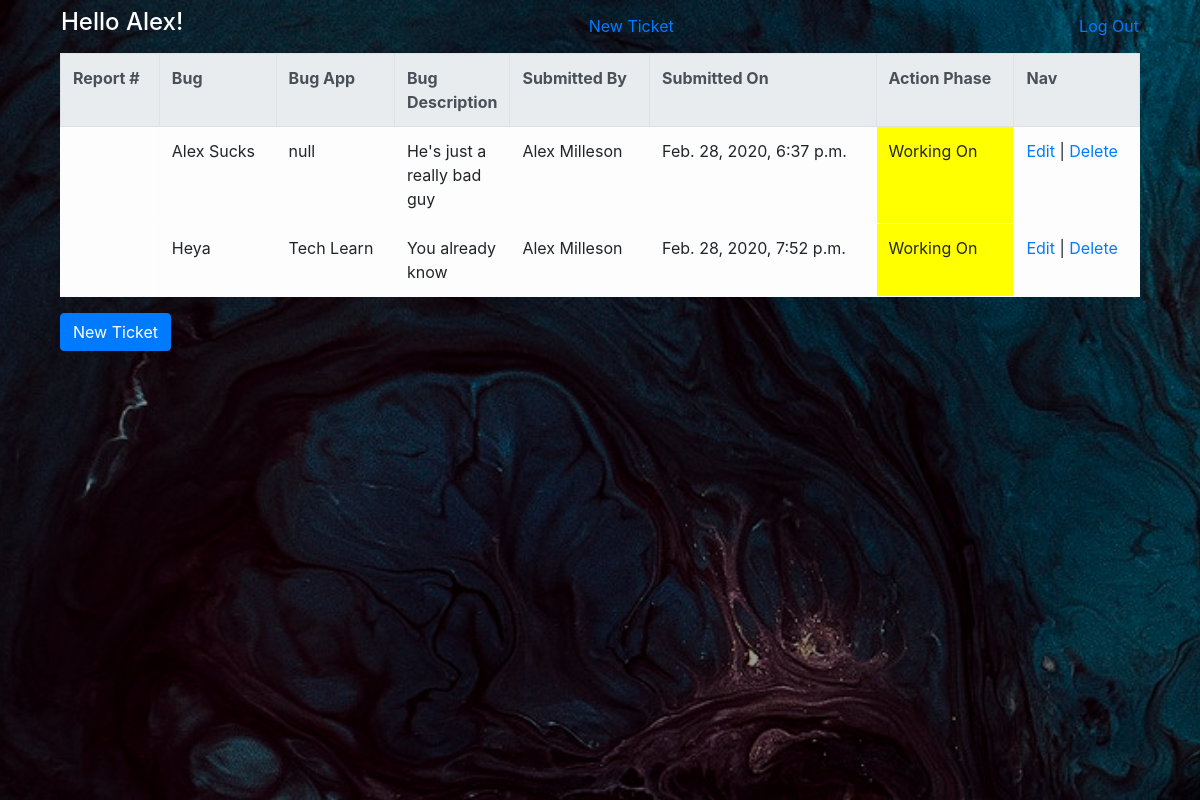
The page /dashboard (signed in) on the database its author committed.
### bug/models.py (models this page shows)
class User(models.Model):
    first_name = models.CharField(max_length=45)
    last_name = models.CharField(max_length=45)
    email = models.CharField(max_length=45)
    password = models.CharField(max_length=255)
    admin = models.IntegerField(default=0)
    created_at = models.DateTimeField(auto_now_add=True)
    updated_at = models.DateTimeField(auto_now=True)
    objects = UserManager()

class Ticket(models.Model):
    name = models.CharField(max_length=45)
    app = models.CharField(max_length=45)
    description = models.TextField()
    creator = models.ForeignKey(User, related_name="submitter", on_delete = models.CASCADE)
    action_phase = models.IntegerField(default=0)
    created_at = models.DateTimeField(auto_now_add=True)
    updated_at = models.DateTimeField(auto_now=True)
    objects = TicketManager()

### bug/views.py (the view)
# urls.py: path('dashboard', views.dashboard),
def dashboard(request):
    context = {
        'user' : User.objects.get(id = request.session['userid']),
        'ticket' : Ticket.objects.filter(creator = request.session['userid']),
    }
    return render(request, 'dashboard.html', context)

### bug/templates/dashboard.html (shortened to what this page needs)
<!DOCTYPE html>
<html lang="en">
<head>
    <link rel="stylesheet" href="https://stackpath.bootstrapcdn.com/bootstrap/4.3.1/css/bootstrap.min.css">
    <link rel="stylesheet" href="../static/new_ticket.css">
</head>
<body>
    <div class="wrapper">
        <div class="container">
            <div class="navbar">
                <h4 class="text-white">Hello {{ user.first_name }}!</h4>
                <p class="align-middle m-0">
                    <a href="/new_ticket">New Ticket</a>
                </p>
                <a href="/logout">Log Out</a>
            </div>
            <div class="container">
                <table class="table table-striped table-bordered">
                    <tr class="thead-light">
                        <th>Report #</th>
                        <th>Bug</th>
                        <th>Bug App</th>
                        <th style="width: 100px;">Bug Description</th>
                        <th>Submitted By</th>
                        <th>Submitted On</th>
                        <th>Action Phase</th>
                        <th>Nav</th>
                    </tr>
                    {% for i in ticket %}
                    <tr class="table-light">
                        <td>{{ i.vote }}</td>
                        <td>{{ i.name }}</td>
                        <td>{{ i.app }}</td>
                        <td style="width: 100px;">{{ i.description }}</td>
                        <td>{{ i.creator.first_name }} {{ i.creator.last_name }}</td>
                        <td>{{ i.created_at }}</td>
                        {% if i.action_phase == 2 %}
                            <td style="background-color: yellow">Working On</td>
                        {% endif %}
                        <td><a href="/edit/{{ i.id }}">Edit</a> | <a href="/delete/{{ i.id }}">Delete</a></td>
                    </tr>
                    {% endfor %}
                </table>
                <a href="/new_ticket" class="btn btn-primary">New Ticket</a>
            </div>
        </div>
    </div>
</body>
</html>

### bug/static/new_ticket.css (style rules this page uses)
.wrapper { height: 100%; width: 100%; background-image: linear-gradient(rgba(0,0,0,0.4),rgba(0,0,0,0.4)), url('../static/images/background.jpg'); background-position: center; background-size: cover; position: absolute; }

### rows shown on the page
User: first_name "Alex"
Ticket: name "Alex Sucks", app "null", description "He's just a really bad guy", creator.first_name "Alex", creator.last_name "Milleson", created_at "Feb. 28, 2020, 6:37 p.m.", action_phase "Working On"
Ticket: name "Heya", app "Tech Learn", description "You already know", creator.first_name "Alex", creator.last_name "Milleson", created_at "Feb. 28, 2020, 7:52 p.m.", action_phase "Working On"
